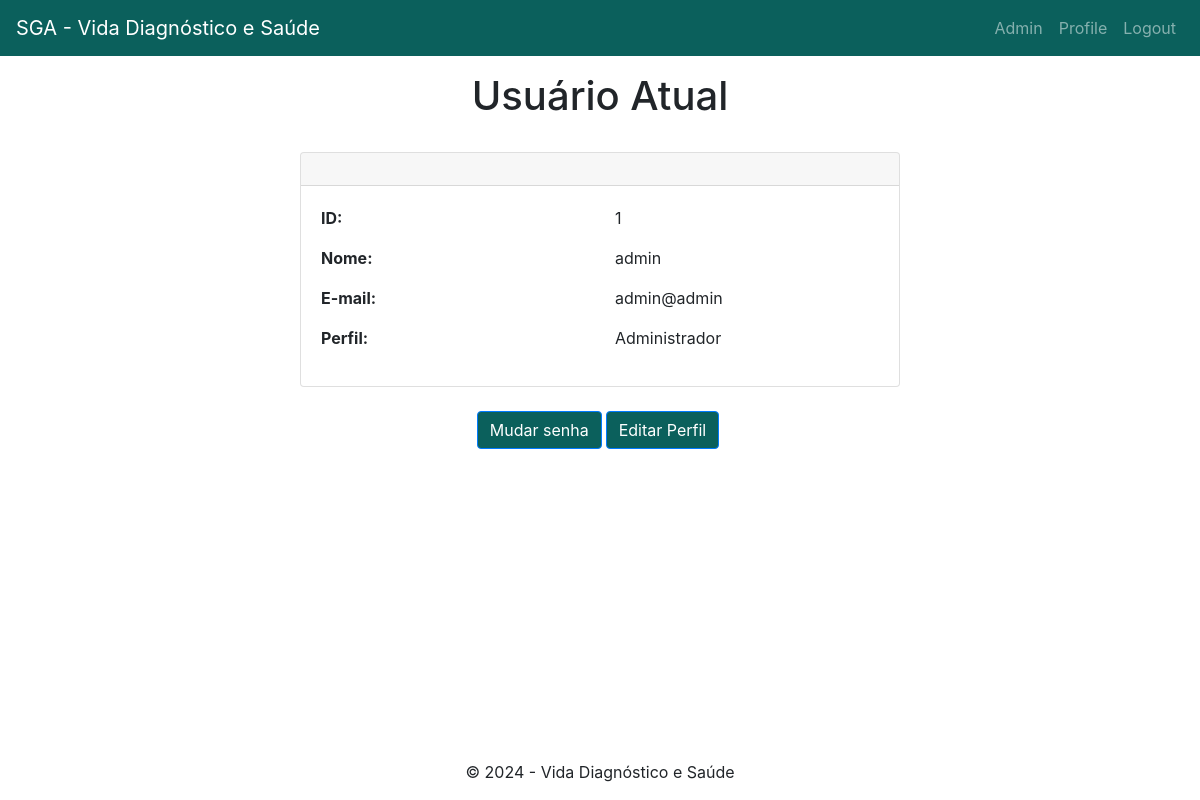
The page /usuario/profile (signed in) on the database its author committed.
### models/usuario.py (models this page shows, shortened)
class Usuario(UserMixin, db.Model):
    id = db.Column(db.Integer, primary_key=True, autoincrement=True)
    id_perfil = db.Column(db.Integer, nullable=False)
    id_estacao = db.Column(db.Integer)
    nome = db.Column(db.String(255), nullable=False)
    email = db.Column(db.String(120), unique=True, nullable=False)
    senha = db.Column(db.String(128), nullable=False)
    def is_adm(self):
        if self.perfil_str() == "Administrador":
            return True
        return False
    def perfil_str(self):
        from models.perfil import obter_perfil_id
        perfil = obter_perfil_id(self.id_perfil)
        return perfil

### models/perfil.py (models this page shows, shortened)
class Perfil(db.Model):
    id = db.Column(db.Integer, primary_key=True, autoincrement=True)
    descricao = db.Column(db.String(255), nullable=False)

### routes/usuarios.py (the view)
@usuario_bp.route("/usuario/profile", methods=["GET", "POST"])
@login_required
def profile():
    usuario = current_user
    perfil_str = obter_perfil_id(usuario.id_perfil)    # Representação do código do perfil, ex. 1 = Administrador
    return render_template("usuario/profile.html", usuario = usuario, perfil_str = perfil_str)

### app.py (called while the page is built)
def create_app():
    app = Flask(__name__)
    app.config.from_pyfile("config.py")
    app.register_error_handler(401, erro_unautorized)
    app.register_error_handler(404, erro_page_not_found)
    app.register_error_handler(404, erro_internal_server)
    login_manager = LoginManager()
    login_manager.init_app(app)
    @login_manager.user_loader
    def load_user(usuario_id):
        return db.session.get(Usuario, usuario_id)
    db.init_app(app)
    register_blueprints(app)
    return app

### database.py (called while the page is built)
    def get_all(self):
        return self.Session.query(self.model_class).all()

### models/perfil.py (called while the page is built)
def obter_todos_perfis():
    crud_perfil = CRUD(Perfil)
    perfis = crud_perfil.get_all()
    return perfis

def obter_perfil_id(id_perfil):
    perfis = obter_todos_perfis()
    for perfil in perfis:
        if perfil.id == id_perfil:
            return perfil.descricao
    return None

### templates/usuario/profile.html (shortened to what this page needs)
{% extends "base.html" %}
{% block content %}
    <h1>{% block title %}Usuário Atual{% endblock %}</h1>
    <br>
    {% if usuario %}
        <div class="card">
            <div class="card-header">
            </div>
            <div class="card-body">
                <div class="row">
                    <div class="col-md-6">
                        <p><strong>ID:</strong></p>
                        <p><strong>Nome:</strong></p>
                        <p><strong>E-mail:</strong></p>
                        <p><strong>Perfil:</strong></p>
                    </div>
                    <div class="col-md-6">
                        <p>{{ usuario.id }}</p>
                        <p>{{ usuario.nome }}</p>
                        <p>{{ usuario.email }}</p>
                        <p>{{ perfil_str }}</p>
                    </div>
                </div>
            </div>
        </div>
        <br>
        <div class="row">
            <div class="col-12 d-flex justify-content-center">
                <div class="btn-group">
                    <a href="{{ url_for('auth.mudar_senha') }}" class="btn btn-primary">Mudar senha</a>
                </div>
                <div class="btn-group">
                    <a href="{{ url_for('usuarios.editar', usuario_id=usuario.id) }}" class="btn btn-primary mx-1">Editar Perfil</a>
                </div>
            </div>
        </div>
    {% else %}
        <p>Erro: sem informações do usuário.</p>
    {% endif %}
{% endblock %}

### static/style.css (style rules this page uses)
h1 { text-align: center; }
.btn-primary, .btn-primary:hover, .btn-primary:active, .btn-primary:visited { background-color: #0B605C !important; }

### rows shown on the page
Usuario: id "1", nome "admin", email "admin@admin"
Perfil: descricao "Administrador"
